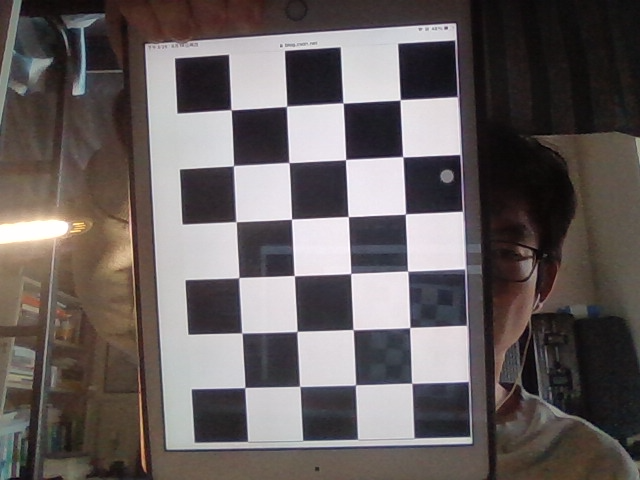
//> input picture ChessboardImages/1652945137.png, 640 x 480 px
$ ./main   (built with g++ and OpenCV 4)
//> lines starting //> are read from the running program, lines starting //| are printed output that depends on the picture; after the words box and inside, x2 and y2 are one past the last pixel; in counts of white or black regions, pixels touching at a corner belong together
//> in CornerDetect, img is the input picture: 480 rows x 640 cols, CV_8UC3; mean B, G, R 93.8, 94.5, 101.8
### detectMarkers.h
#pragma once

#include <iostream>
#include <opencv2/opencv.hpp>

using namespace std;
using namespace cv;

/** @brief 建立预定义的字典
* @returns vector<vector<int>>         返回字典
*/
vector<vector<int>> myGetPredefinedDictionary(void);

/** @brief 自适应二值化
* @param input_img      输入图像矩阵
* @param blockSize      取平均值的像素范围，建议值15
* @param delta          阈值 = 均值 - delta
* @returns Mat          返回二值化以后的图像矩阵
*/
Mat myAdaptiveThreshold(Mat input_img, int blockSize, int delta);

/**
* @brife 利用余弦定理取得三角形abc在a处的余弦值
* @param b 点b
* @param c 点c
* @param a 点a
* @returns double 夹角余弦值
*/
double getCOS(Point b, Point c, Point a);

/**
* @brife 获取点集到图像边缘的最小距离
* @param img			输入图像
* @param approxCurve	多边形点集
* @returns double		到图像边缘的最小距离
*/
double getMinBorderDistance(Mat img, vector<Point> approxCurve);

/**
* @brife 在图上找到可能的矩形
* @param img							输入图像矩阵(要求是灰度图)
* @param limitCosine					最小cos值
* @param minCurveLengthRate				最小周长率(与图像尺寸相关)		默认=0.03
* @param maxCurveLengthRate				最大周长率(与图像尺寸相关)		默认=4.0
* @param ApproxAccuracyRate				逼近精度						默认=0.05
* @param minBorderDistanceRate			轮廓到边界的最小距离率		默认=0.05
* @returns vector<vector<Point2f>>		找到的可能矩形 为nx4的向量
*/
vector<vector<Point2f>> findSquares(Mat img, double limitCosine, double minCurveLengthRate,
	double maxCurveLengthRate, double ApproxAccuracyRate, double minBorderDistanceRate);

/**
* @brife 在图中画出四边形框
* @param img		 在img上画框
* @param quads		 四边形点集
*/
void drawContours(Mat img, vector<vector<Point2f>> quads);

/**
* @brife 检查Marker有效性
* @param cell			存储Marker二值信息的数组
* @returns bool		    检查结果
*/
bool borderCheck(int* cell);

/**@brife 判断该Aruco marker是否包含在字典当中
* @param cell_without_border		存储Marker二值信息的二维数组(去除边界,6x6)
* @param dict						字典
* @param errorRate					可接受错误率
* @return int						如果在字典当中，则返回id，否则返回0
*/
int checkInDictionary(int* cell_without_border, vector<vector<int>> dict, float errorRate);

/**
* @brife 检测Markers
* @param img						输入图像
* @param dictionary					输入字典
* @param Markers					将找到的Marker角点集存储在这个二维向量中
* @param ids						将找到的Marker的id存储在这个一维向量中
*/
void myMarkerDetector(Mat img, vector<vector<int>> dictionary, vector<vector<Point2f>>& markerCorners, vector<int>& markerIds);

/**@brife 在图上画出aruco图示
* @param img				需要画图的图像矩阵
* @param markerCorners		marker角点集
* @param markerIds			marker编号
* @param cameraIntrinsics	相机内参
* @param cameraDistortion	相机畸变矩阵
*/
void myMarkerDrawer(Mat img, vector<vector<Point2f>> markerCorners, vector<int> markerIds, Mat cameraIntrinsics, Mat cameraDistortion);

### PointsCloud.h
#pragma once
void PointsCloud();

### HarrisCorner.h
#pragma once
#include<iostream>
#include<opencv2/opencv.hpp>
using namespace cv;

void myHarrisCorner_ave(Mat& srcImg);

### SomeCameraFuction.h
#pragma once
#include<iostream>
#include<opencv2/opencv.hpp>
#include<vector>
#include<string>

#ifdef _WIN32
#include <direct.h>
#include <io.h>
#elif _LINUX
#include <stdarg.h>
#include <sys/stat.h>
#endif

#ifdef _WIN32
#define ACCESS _access
#define MKDIR(a) _mkdir((a))
#elif _LINUX
#define ACCESS access
#define MKDIR(a) mkdir((a),0755)
#endif

using namespace cv;
using namespace std;

/**
* 创建路径
* @param path      需要创建的路径名称
**/
int myMkdir(string &path);
/**
* 获取当前，星期，年月日，时间
**/
string getCurrentTimeDate();
/**
* 获取当前时间（1636797632）
**/
string getCurrentTime();

/**
* 生成棋盘格图片
**/
int generateCalibrationPicture();
/**
* 实时显示相机的画面
**/
int displayCameraRealTime();

/**
* 实时显示相机画面，按键保存图片
* 按空格键保存，按Esc退出
**/
int saveCameraImages(string savePath = "./");

/**
* 实时显示相机画面，按键保存能检测到角点的 棋盘格图片
* 按空格键保存，按Esc退出
* @param boardSize      格子尺寸Size 7*4
**/
int saveChessboardImages(cv::Size boardSize, string savePath = "./");

/**
* 执行标定并保存标定结果
* @param squareSize		格子尺寸 mm
* @param boardSize		格子尺寸Size 7*4
* @param image_size		图片尺寸Size 1920*1080
* @param image_points	图片角点集合
* @param cameraMatrix	相机参数
* @param distCoeffs		畸变参数
*/
void runCalibrationSave(float squareSize, const Size boardSize, const Size image_size,
	const vector<vector<Point2f>> &image_points,
	Mat &cameraMatrix, Mat &distCoeffs);

/**
* 实时检测角点，按键保存角点参数，达到数量执行标定并保存标定结果
* @param numBoards			需要几张标定图片，即获取几组角点参数
* @param boardSize			格子尺寸Size 7*4
* @param squareSize			格子尺寸 mm
* @param flipHorizontal		是否翻转
*/
int calibrateCameraRealTime(int numBoards, cv::Size boardSize, float squareSize = 1, int delay = 50, bool flipHorizontal = false);

/**
* 在指定图片中查找角点，并将结果输出到corners中
* @param img		待检测图片
* @param corners	检测到的角点列表
* @return			是否检测到角点（两个黑方格的交点）
*/
bool findCorners(Mat &img, vector<Point2f> &corners, cv::Size boardSize);

/**
* 离线相机标定
* @param imagePath    标定图片存放路径
* @param boardSize    格子尺寸Size 7*4
* @param squareSize   格子尺寸 mm
*/
int calibrateCameraOffLine(string imagePath, const Size boardSize, float squareSize = 1);

/**
* 获取标定参数
* @param path			标定参数YAML存放路径
* @param image_size     图片尺寸Size 640*480
* @param cameraMatrix   内参
* @param distCoeffs		畸变参数
*/
void readCalibrationYaml(string path, Size &image_size, Mat &cameraMatrix, Mat &distCoeffs);

/**
* 去畸变 1、本地图片 2、实时相机图像
* @param path		标定参数存放路径
* @param imagePath	需要矫正的图片 存放路径
*/
int undistortRectifyImage(string paraPath, string imagePath = " ");


/*
* 打印相机设置参数
*/
void GetCameraParams();

### stl_visualize.h
#pragma once
#include <opencv2/opencv.hpp>
#include <fstream>
#include <iostream>
#include <stdio.h>
#include <chrono>
#include <vector>
#include "stl_visualize.h"

using namespace std;
using namespace cv;
int stl_visual();


class ReadSTLFile
{
public:
    bool ReadFile(const char* cfilename);
    int NumTri();
    //vector<Point3f>& PointList();
    vector<Point3f> pointList;
    Mat Point_mat;
private:
    unsigned int unTriangles;
    bool ReadASCII(const char* cfilename);
    bool ReadBinary(const char* cfilename);

    char* memwriter;
    int cpyint(const char*& p);
    float cpyfloat(const char*& p);
};

### visualizexd.h
#pragma once
#include<iostream>
#include<vector>
#include<opencv2/opencv.hpp>
#include <opencv2/aruco.hpp>
#include "PoseEstimation.h"
#include "PoseEstimation.h"


void Visualize2d(cv::Mat& test_image, cv::Mat new_image, ArrayofArray corners);
void Visualize2d_plus(cv::Mat& test_image, cv::Mat new_image, cv::Mat cameraMatrix,
				cv::Mat distCoeffs, std::vector<cv::Vec3d> rvec, std::vector<cv::Vec3d> tvec, cv::Mat R);

void Visualize3d(cv::Mat& test_image, cv::Mat model, cv::Mat cameraMatrix,
	cv::Mat distCoeffs, std::vector<cv::Vec3d> tvec, cv::Mat R);

### PoseEstimation.h
#pragma once
#include<iostream>
#include<opencv2/opencv.hpp>
#include<vector>
#include<string>

typedef std::vector<std::vector<cv::Point2f>> ArrayofArray;
typedef std::vector<cv::Vec3d> Array3d;
typedef std::vector<cv::Point2f> ArrayPoint2f;

void estimatePose(ArrayofArray corners, float markerLength, cv::Mat cameraMatrix,
			cv::Mat distCoeffs, Array3d &rvecs, Array3d &tvecs, cv::Mat& R);

cv::Mat HomographyMat(ArrayPoint2f src, ArrayPoint2f dst);

### PoseDetectAruco.h
#pragma once
#include<iostream>
#include<opencv2/opencv.hpp>
#include <opencv2/aruco.hpp>
#include "PoseEstimation.h"
#include "visualizexd.h"
#include "stl_visualize.h"

int detectPoseShow(ReadSTLFile STL);

### HarrisCorner.cpp
#include "HarrisCorner.h"
#include<vector>
#include "SomeCameraFuction.h"

double myHarrisThrehold_ave = 10000000000;


void sobelGradient(Mat& img, Mat& dst, int para);
Mat computeImage(Mat& ix, Mat& iy, int wsize, int para);
Mat filterR(Mat& img, int wsize);
void mixP(Mat& point, Mat& img, int psize, vector<Point2f>& corners);

//使用全一的窗口函数
void myHarrisCorner_ave(Mat& srcImg) {
    Mat image, src_grayImg, Ix, Iy, I_xx, I_yy, I_xy, R, filter_R, result;
    cvtColor(srcImg, src_grayImg, COLOR_BGR2GRAY);
    image = srcImg.clone();

    int wsize = 3;//窗口大小
	//计算Ix, Iy
    sobelGradient(src_grayImg, Ix, 1);
    sobelGradient(src_grayImg, Iy, 2);
    //I_xx = computeImage(Ix, Iy, wsize, 1);
    //I_yy = computeImage(Ix, Iy, wsize, 2);
    //I_xy = computeImage(Ix, Iy, wsize, 4);
    //计算响应值
	std::vector<Point2f> my_corners;
    R = computeImage(Ix, Iy, wsize, 3);
    //局部非极大值抑制
    filter_R = filterR(R, 10);
    mixP(filter_R, image, 2, my_corners);
	imshow("binary", src_grayImg);
    imshow("Ave", image);
	//opencv检测角点
	//声明每张图片的角点
	const Size boardSize(6, 4);
	std::vector<Point2f> corners;
	bool found = findCorners(srcImg, corners, boardSize);
    imwrite("myHarris_Ave05.jpg", image);
}

void sobelGradient(Mat& img, Mat& dst, int para) {
//> called with para = 1
    dst = Mat::zeros(img.size(), CV_64FC1);

    if (para == 1)
        Sobel(img, dst, CV_64FC1, 0, 1, 3);
    else if (para == 2)
        Sobel(img, dst, CV_64FC1, 1, 0, 3);
}

Mat computeImage(Mat& ix, Mat& iy, int wsize, int para) {
//> called with wsize = 3, para = 3

	Mat I_xx, I_yy, I_xy, r;
	I_xx = Mat::zeros(ix.size(), CV_64FC1);
	I_yy = Mat::zeros(ix.size(), CV_64FC1);
	r = Mat::zeros(ix.size(), CV_64FC1);
	I_xy = Mat::zeros(ix.size(), CV_64FC1);


	for (int i = wsize / 2; i < (ix.rows - wsize / 2); i++)
		for (int j = wsize / 2; j < (ix.cols - wsize / 2); j++) {
			//compute A B C, A = Ix * Ix, B = Iy * Iy, C = Ix * Iy
			double A = 0;
			double B = 0;
			double C = 0;
			for (int ii = i - wsize / 2; ii <= (i + wsize / 2); ii++)
				for (int jj = j - wsize / 2; jj <= (j + wsize / 2); jj++) {
					double xx = ix.at<double>(ii, jj);
					double yy = iy.at<double>(ii, jj);
					A += xx * xx;
					B += yy * yy;
					C += xx * yy;
				}
			double p = A + B;
			double q = A * B - C * C;
			//double delta = p * p - 4 * q;  // A2+B2-AB+4C2

			I_xx.at<double>(i, j) = A;
			I_yy.at<double>(i, j) = B;
			I_xy.at<double>(i, j) = C;
			double rr = q - 0.06 * p * p;  // Harris operator：det(M)-alpha*trace(M)^2

			if (rr > myHarrisThrehold_ave) {
				r.at<double>(i, j) = rr;
			}

		}
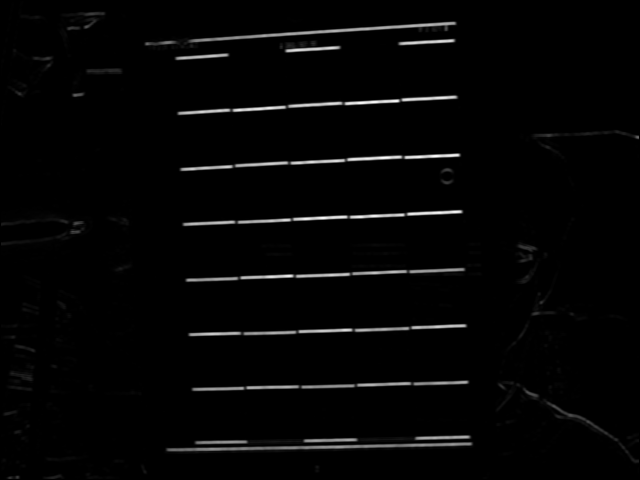
//> I_xx: 480 rows x 640 cols, CV_64FC1; min 0, max 2656646, mean 52936.2; drawn with min black and max white
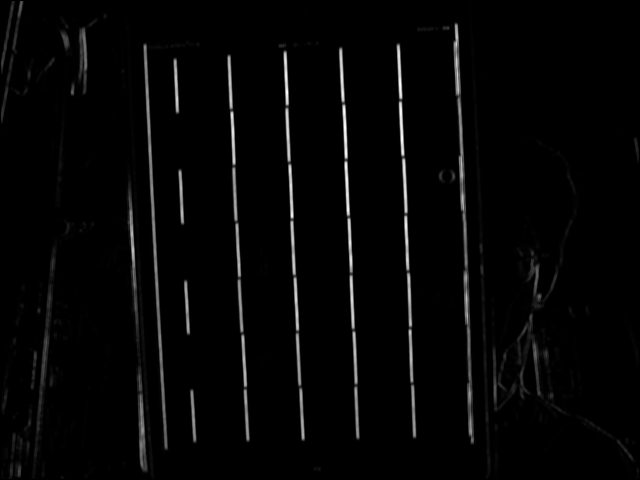
//> I_yy: 480 rows x 640 cols, CV_64FC1; min 0, max 2905661, mean 64998.4; drawn with min black and max white
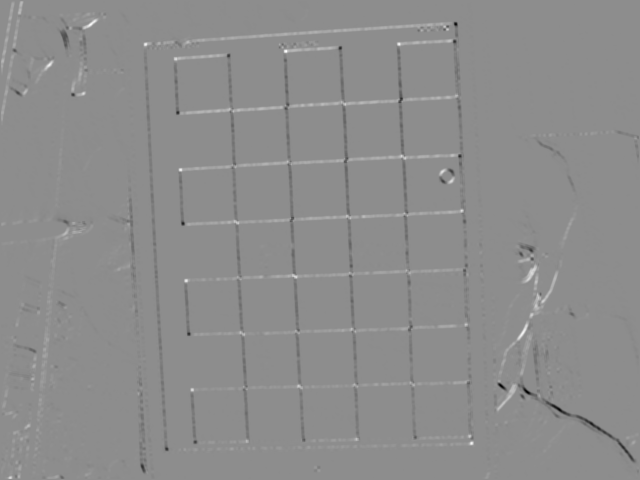
//> I_xy: 480 rows x 640 cols, CV_64FC1; min -541917, max 436954, mean -252.2; drawn with min black and max white
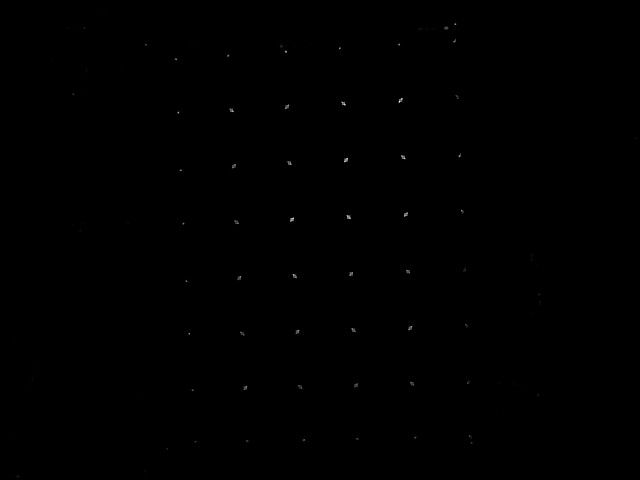
//> r: 480 rows x 640 cols, CV_64FC1; min 0, max 8.66e+11, mean 509374866; drawn with min black and max white
	switch (para) {
	case 1: return I_xx; break;
	case 2: return I_yy; break;
	case 3: return r; break;
	case 4:return I_xy; break;
	}
}

Mat filterR(Mat& img, int wsize) {
//> called with wsize = 10
	Mat result;
	result = Mat::zeros(img.size(), CV_64F);

	//find local maxima of R
	for (int i = wsize / 2; i < (img.rows - wsize / 2); i++)
		for (int j = wsize / 2; j < (img.cols - wsize / 2); j++) {
			double origin = img.at<double>(i, j);
			bool found = false;
			for (int ii = i - wsize / 2; ii <= (i + wsize / 2) && found == false; ii++)
				for (int jj = j - wsize / 2; jj <= (j + wsize / 2); jj++)
					if (origin < img.at<double>(ii, jj)) {
						origin = 0;
						found = true;
						break;
					}
			if (origin == 0)
				result.at<double>(i, j) = 0;
			else
				result.at<double>(i, j) = 255;
		}
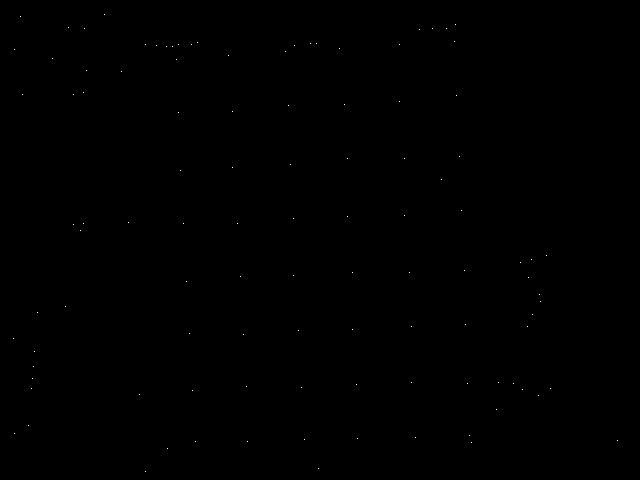
//> result: 480 rows x 640 cols, CV_64FC1; 0.03% white in thin lines or dots

	return result;
}

void mixP(Mat& point, Mat& img, int psize, vector<Point2f>& corners) {
//> called with psize = 2

	for (int i = psize; i < img.rows - psize; i++)
		for (int j = psize; j < img.cols - psize; j++) {
			if (point.at<double>(i, j) != 0) {
				for (int ii = i - psize; ii <= i + psize; ii++)
					for (int jj = j - psize; jj <= j + psize; jj++) {
						img.at<Vec3b>(ii, jj)[0] = 0;
						img.at<Vec3b>(ii, jj)[1] = 0;
						img.at<Vec3b>(ii, jj)[2] = 255;
					}
				Point2f temp_point(i, j);
				corners.push_back(temp_point);
			}
		}
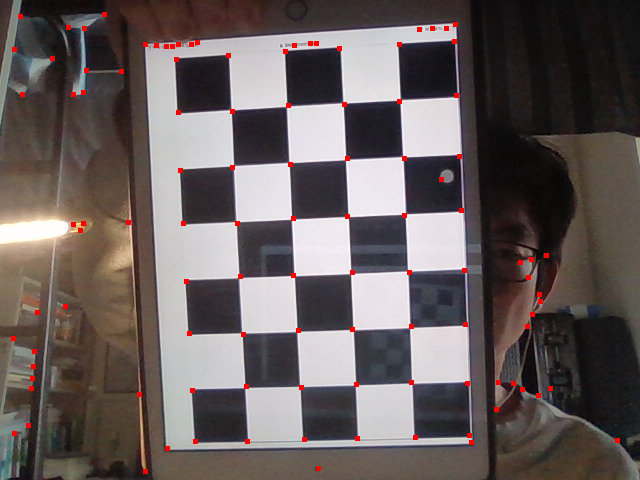
//> img: 480 rows x 640 cols, CV_8UC3; 0.87% of pixels changed, all inside (x1, y1, x2, y2) = (11, 12, 620, 474)
//> after the loop, corners = 107 Points (x, y), first 12: [14, 104], [16, 20], [24, 455], [27, 68], [28, 84], [28, 432], [28, 446], [29, 419], [41, 454], [42, 197], [43, 310], [43, 316]
//> in myHarrisCorner_ave, `mixP(filter_R, image, 2, my_corners);`: my_corners has the same summary as corners in mixP
}

### SomeCameraFuction.cpp
#include "SomeCameraFuction.h"

using namespace cv;
using namespace std;
const int ACTION_ESC = 27;
const int ACTION_SPACE = 32;

// [95 lines left out: functions myMkdir, getCurrentTimeDate, getCurrentTime, generateCalibrationPicture, displayCameraRealTime, not called in this run]

/**
* 实时显示相机画面，按键保存图片
* 按空格键保存，按Esc退出
**/
// [34 lines left out: function saveCameraImages, not called in this run]

/**
* 实时显示相机画面，按键保存能检测到角点的 棋盘格图片
* 按空格键保存，按Esc退出
* @param boardSize      格子尺寸Size 7*4
**/
// [79 lines left out: functions saveChessboardImages, print_help, not called in this run]

/**
* 执行标定并保存标定结果
* @param squareSize   格子尺寸 mm
* @param boardSize      格子尺寸Size 7*4
* @param image_size    图片尺寸Size 1920*1080
* @param image_points  图片角点集合
* @param cameraMatrix  相机参数
* @param distCoeffs    畸变参数
*/
// [61 lines left out: function runCalibrationSave, not called in this run]
/**
* 实时检测角点，按键保存角点参数，达到数量执行标定并保存标定结果
* @param numBoards    需要几张标定图片，即获取几组角点参数
* @param boardSize      格子尺寸Size 7*4
* @param squareSize   格子尺寸 mm
* @param flipHorizontal    是否翻转
*/
// [67 lines left out: function calibrateCameraRealTime, not called in this run]


/**
* 在指定图片中查找角点，并将结果输出到corners中
* @param img     待检测图片
* @param corners 检测到的焦点列表
* @return 是否检测到角点（两个黑方格的交点）
*/
bool findCorners(Mat &img, vector<Point2f> &corners, cv::Size boardSize) {
//> called with boardSize = Size(6, 4)
	Mat gray;
	// 将图片转成灰度图
	cvtColor(img, gray, COLOR_RGB2GRAY);
	// 查找当前图片所有的角点
	//内参标定(棋盘格)
	bool patternWasFound = findChessboardCorners(gray, boardSize, corners);
//> corners = 24 Points (x, y), first 12: [400.3, 99.72], [402.8, 156.8], [405.4, 214], [407.7, 271.1], [409.9, 327.5], [411.9, 383.3], [343.1, 103.1], [345.6, 159.6], [348.2, 216.6], [350.6, 273.5], [353, 329.5], [355.6, 384.8]; patternWasFound = true
	//内参标定(圆网格)
	//bool found = findCirclesGrid(image, boardSize, corners);
	//bool patternWasFound = 1;
	if (patternWasFound) { // 找到角点
						   // 提高角点的精确度
						   // 原理：https://docs.opencv.org/4.1.0/dd/d1a/group__imgproc__feature.html#ga354e0d7c86d0d9da75de9b9701a9a87e
		//cornerSubPix(gray, corners, Size(11, 11), Size(-1, -1),
		//	TermCriteria(TermCriteria::EPS + TermCriteria::COUNT, 30, 0.1));
		//专门用来获取棋盘图上内角点的精确位置
		//find4QuadCornerSubpix(gray, corners, Size(5, 5));
		// 将所有的焦点在原图中绘制出来
		drawChessboardCorners(img, boardSize, corners, patternWasFound);
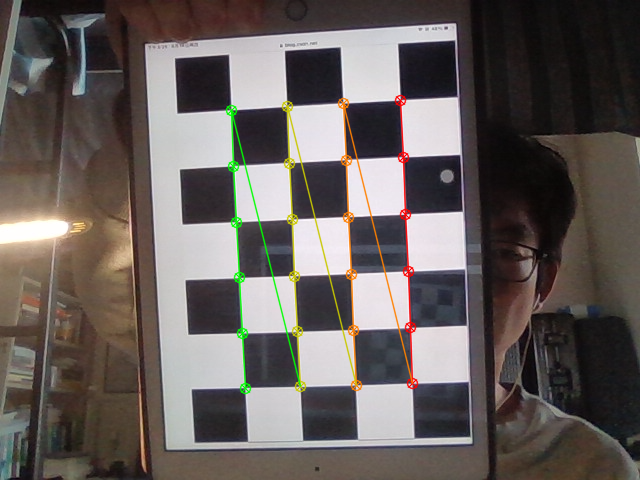
//> img: 480 rows x 640 cols, CV_8UC3; 2.56% of pixels changed, all inside (x1, y1, x2, y2) = (225, 94, 419, 395)
		// 绘制完角点之后，显示原图
		namedWindow("src", WINDOW_NORMAL);
		imshow("src", img);
		waitKey(500);
	}
	else {
		namedWindow("no Corners", WINDOW_NORMAL);
		imshow("no Corners", gray);
		waitKey(500);
		cout << "角点检测失败！" << endl;
		return patternWasFound;
	}
	return patternWasFound;
}

// [145 lines left out: functions calibrateCameraOffLine, readCalibrationYaml, undistortRectifyImage, GetCameraParams, not called in this run]

### main.cpp
#include<iostream>
#include<opencv2/opencv.hpp>
#include<vector>
#include<string>
#include "PoseDetectAruco.h"
#include "SomeCameraFuction.h"
#include "HarrisCorner.h"
#include "stl_visualize.h"
#include "PointsCloud.h"
using namespace cv;
using namespace std;

//生成棋盘格图片
// [62 lines left out: functions testGenerateCalibrationPicture, testCalibrateCameraRealTime, testSaveChessboardImages, testCalibrateCameraOffLine, testSaveCameraImages, testDisplayCameraRealTime and 2 more, not called in this run]
//角点检测
void CornerDetect()
{
	Mat img = imread("./ChessboardImages/1652945137.png");
	myHarrisCorner_ave(img);
	waitKey(0);
}
// [18 lines left out: function main, not called in this run]

// added to run one function of the file
int main() { CornerDetect(); }
